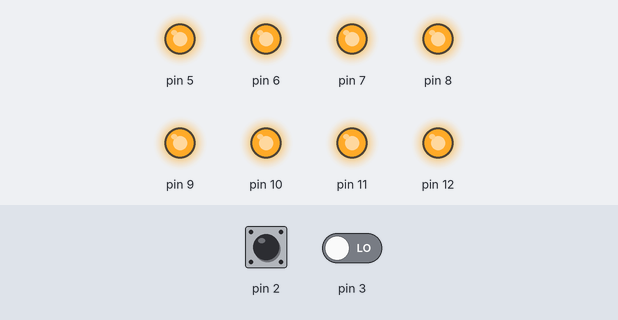
Recording of a sketch running on a simulated Arduino Uno, built with avr-gcc and run on an emulated ATmega328P. Parts: output pins drawn as LEDs (lit = HIGH). Dashed ring = blinking. The inputs (shaded band) are chosen by the test bench; at power-on: pin 2 LOW, pin 3 LOW.

Above: at 1.2 s.
1.3 s: pin 2 driven HIGH
At 2.1 s:
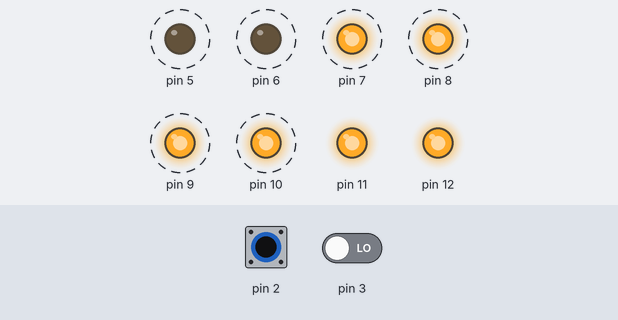
4.3 s: pin 3 driven HIGH
At 4.9 s:
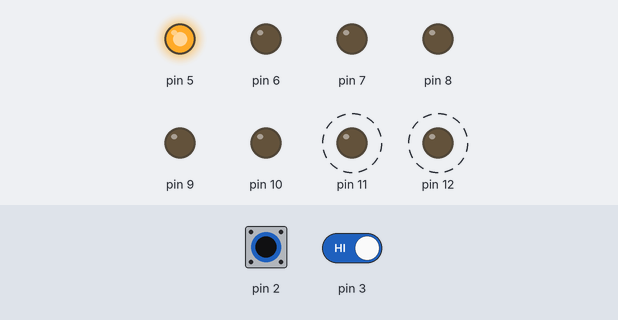
7.3 s: pin 3 driven LOW
10.3 s: pin 3 driven HIGH
At 10.65 s:
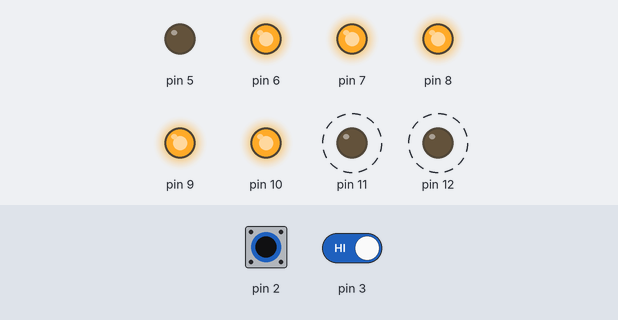
13.3 s: pin 2 driven LOW
At 13.68 s:
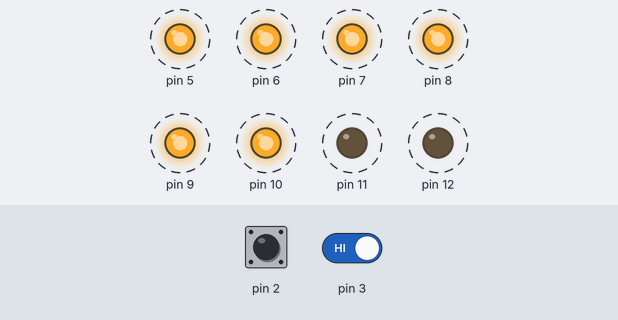
16.3 s: pin 2 pulsed HIGH 5 times (0.12 s each, 0.3 s apart)
Timing chart, 0 to 21.8 s (numbered marks = the images above; inputs shaded):
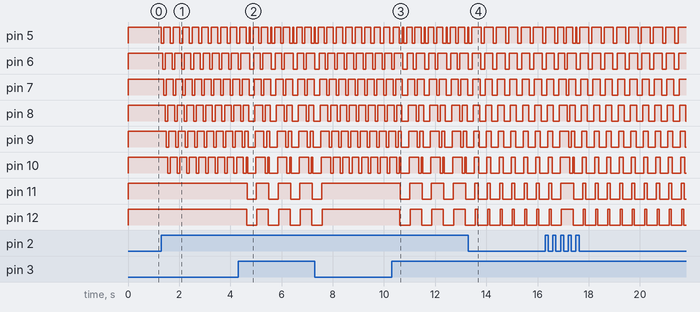

Measured:
- after the input at 1.3 s, pin 5: alternates HIGH for 0.25 s and LOW for 0.12 s, starting at once; pin 6: alternates HIGH for 0.27 s and LOW for 0.10 s, starting after 0.05 s
- after the input at 4.3 s, pin 11: alternates HIGH for 0.49 s and LOW for 0.36 s, starting after 0.35 s; pin 12: alternates HIGH for 0.45 s and LOW for 0.40 s, starting after 0.33 s
- after the input at 7.3 s, pin 11, pin 12: goes on until 7.6 s, then stays HIGH
- after the input at 10.3 s, pin 11: alternates HIGH for 0.49 s and LOW for 0.36 s, starting after 0.34 s; pin 12: alternates HIGH for 0.45 s and LOW for 0.40 s, starting after 0.32 s
- after the input at 13.3 s, pin 11: alternates HIGH for 0.12 s and LOW for 0.36 s, starting after 0.37 s; pin 12: alternates HIGH for 0.08 s and LOW for 0.40 s, starting after 0.35 s

The sketch:

Pensar.ino
```cpp
void setup () {
   pinMode(12, OUTPUT);
  pinMode(11, OUTPUT);
  pinMode(10, OUTPUT);
  pinMode(9, OUTPUT);
  pinMode(8, OUTPUT);
  pinMode(7, OUTPUT);
  pinMode(6, OUTPUT);
  pinMode(5, OUTPUT);

  pinMode(2, INPUT);
   Serial.begin(9600);
 }


//*********************loop********************************************
void loop () {
  if(digitalRead(2)){
  digitalWrite(5, LOW);
  delay(50);
 digitalWrite(6, LOW);
  delay(50);
  digitalWrite(5, HIGH);
  digitalWrite(7, LOW);
  delay(50);
  digitalWrite(6, HIGH);
  digitalWrite(8, LOW);
  delay(50);
  digitalWrite(7, HIGH);
  digitalWrite(9, LOW);
  delay(50);
  digitalWrite(8, HIGH);
  digitalWrite(10, LOW);
  delay(50);
  digitalWrite(9, HIGH);
  delay(50);
  digitalWrite(10, HIGH);
  digitalWrite(5, LOW);
 delay(20);
  }
   //segon botó
   if(digitalRead(3)){
  digitalWrite(10, HIGH);
  digitalWrite(12, LOW);
  delay(20);
  digitalWrite(11, LOW);
  digitalWrite(9, HIGH);
  delay(20);
  digitalWrite(10, LOW);
  digitalWrite(8, HIGH);
  delay(20);
  digitalWrite(9, LOW);
  digitalWrite(7, HIGH);
  delay(20);
  digitalWrite(8, LOW);
  digitalWrite(6, HIGH);
  delay(20);
  digitalWrite(7, LOW);
  digitalWrite(5, HIGH);
  delay(20);
  digitalWrite(6, LOW);
  delay(20);
  digitalWrite(5, LOW);
  delay(80);
//1/2
  digitalWrite(5, LOW);
    delay(20);
  digitalWrite(6, LOW);
  delay(20);
  digitalWrite(7, LOW);
  digitalWrite(5, HIGH);
  delay(20);
  digitalWrite(6, HIGH);
  digitalWrite(8, LOW);
  delay(20);
  digitalWrite(7, HIGH);
  digitalWrite(9, LOW);
  delay(20);
  digitalWrite(8, HIGH);
  digitalWrite(10, LOW);
  delay(20);
  digitalWrite(9, HIGH);
  digitalWrite(11, LOW);
  delay(20);
  digitalWrite(10, HIGH);
  digitalWrite(12, LOW);
  delay(20);
  digitalWrite(11, HIGH);
  delay(20);
  digitalWrite(12, HIGH);
  delay(80);

} else{
   digitalWrite(12, HIGH);
  digitalWrite(10, HIGH);
  digitalWrite(8, HIGH);
  digitalWrite(6, HIGH);

  digitalWrite(11, HIGH);
  digitalWrite(9, HIGH);
  digitalWrite(7, HIGH);
  digitalWrite(5, HIGH);
  }}
```
